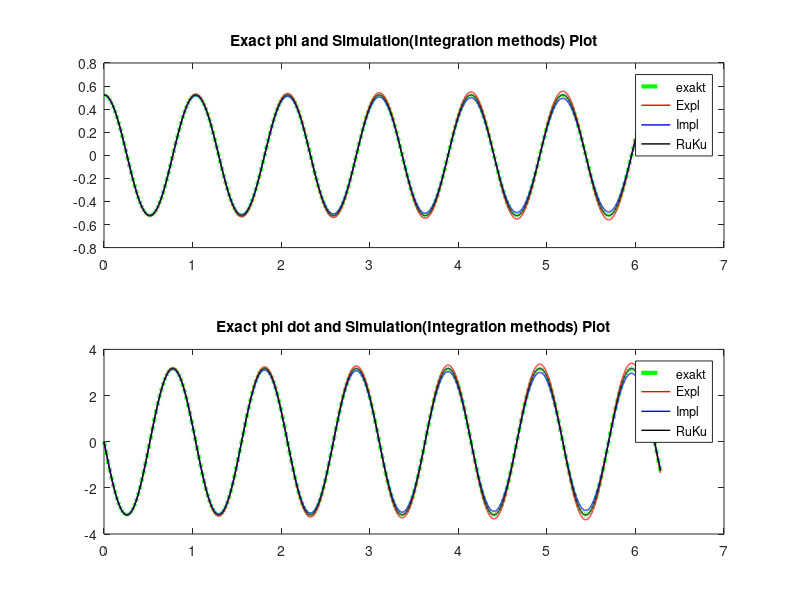
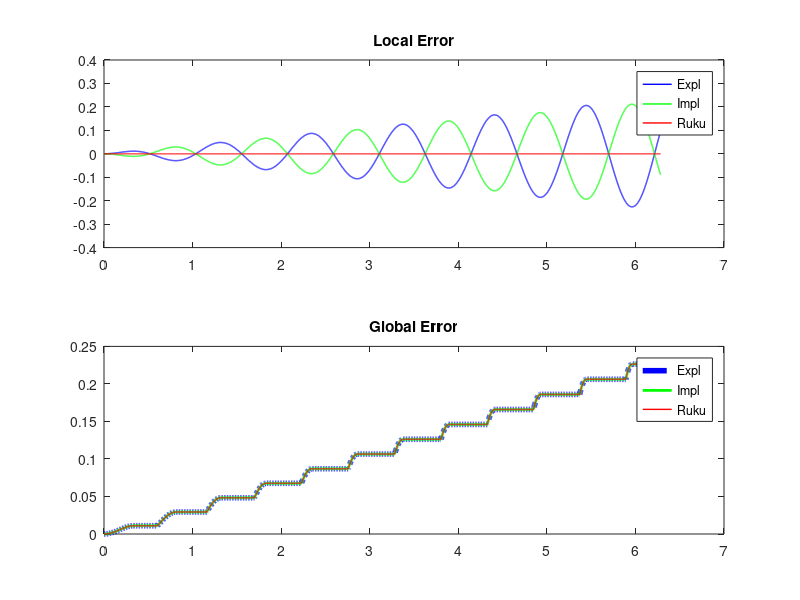

The MATLAB script that drew these images, in order:
%% Bearbeitungsbogen
clear all
close all
clc

%% Parameter
l = 0.2;                                                                    % Laenge l [20cm = 0.2m] 
g = 9.81;                                                                   % Erdbeschleunigung
omega = 0.5  *(sqrt(g/l));                                                  % Rotationsgeschwindigkeit
AnzahlSchritte = 10^4; % Anzahl der Zeitschritte
r = (2*pi-0);
h = r/AnzahlSchritte; %abs (2*pi - 0)/AnzahlSchritte;   
 % Zeitschrittweite

x_0 = [pi/6 ; 0];                                                         % Anfangsbedingungen in Zustandsvektor
t=0:h:r;                                                           % Zeitvektor

x_Eu_expl(:,1) = x_0;                                              % Anfangsbedingungen fuer Euler explizit
x_Eu_impl(:,1) = x_0;                                              % Anfangsbedingungen fuer Euler implizit
x_RuKu(:,1) = x_0;                                                 % Anfangsbedingungen fuer Runge-Kutta-Verfahren

%% Aufgabe 1: Systemmatrix
SystMatr = [0 , 1 ; -g/l + omega^2 , 0];                                    % Systemmatrix
I = eye(size(SystMatr,1));
%% Aufgabe 2: exakte Loesung

x_exakt = [(pi/12) * exp(sqrt(omega^2-g/l)*t) + (pi/12) * exp(-sqrt(omega^2-g/l)*t) ; (sqrt(omega^2-g/l)* (pi/12) * exp(sqrt(omega^2-g/l)*t)) + (-sqrt(omega^2-g/l)* (pi/12) * exp(-sqrt(omega^2-g/l)*t))];

for n = 1:AnzahlSchritte
    
    %% Aufgabe 3: Euler explizit
    x_Eu_expl(:,n+1) = (I + (h.*SystMatr)) * x_Eu_expl(:,n) ; %x_Eu_expl(:,n)+ h.*(SystMatr*x_Eu_expl(:,n));
  
    
    %% Aufgabe 4: Euler implizit
    x_Eu_impl(:,n+1) = inv(I-h*SystMatr) * x_Eu_impl(:,n);
    
    %% Aufgabe 5: Runge-Kutta-Verfahren
    k1(:,n) = h.*(SystMatr*x_RuKu(:,n));
    k2(:,n) = h.*(SystMatr* (x_RuKu(:,n)+0.5.*k1(:,n)));
    k3(:,n) = h.*(SystMatr* (x_RuKu(:,n)+0.5.*k2(:,n)));
    k4(:,n) = h.*(SystMatr* (x_RuKu(:,n)+k3(:,n)));
    x_RuKu(:,n+1) =  x_RuKu(:,n)+(1/6).*(k1(:,n)+2*k2(:,n)+2*k3(:,n)+k4(:,n));
    
end

%% Aufgabe 6

%Local
l_Eu_expl = x_exakt - x_Eu_expl;
l_Eu_impl = x_exakt - x_Eu_impl;
l_RuKu = x_exakt - x_RuKu;

%Global

for i=1:AnzahlSchritte
    e_Eu_expl(1,i) = max(abs(x_Eu_expl(1,1:i)-x_exakt(1,1:i)));
    e_Eu_expl(2,i) = max(abs(x_Eu_expl(2,1:i)-x_exakt(2,1:i)));
    
    e_Eu_impl(1,i) = max(abs(x_Eu_expl(1,1:i)-x_exakt(1,1:i)));
    e_Eu_impl(2,i) = max(abs(x_Eu_expl(2,1:i)-x_exakt(2,1:i)));
    
    e_RuKu(1,i) = max(abs(x_Eu_expl(1,1:i)-x_exakt(1,1:i)));
    e_RuKu(2,i) = max(abs(x_Eu_expl(2,1:i)-x_exakt(2,1:i)));

end







%% Aufgabe 7: Plots
figure(1);  
subplot(2,1,1);
plot(t,x_exakt(1, :),'Color','g','LineWidth',3, 'LineStyle', '--');     
hold on;                         
plot(t,x_Eu_expl(1,:),'Color','r','LineWidth',1);
hold on;
plot(t,x_Eu_impl(1,:),'Color','b','LineWidth',1); 
hold on;
plot(t,x_RuKu(1,:),'Color','k','LineWidth',1);     
legend('exakt','Expl', 'Impl', 'RuKu');
title('Exact phi and Simulation(Integration methods) Plot')

subplot(2,1,2); 
plot(t,x_exakt(2, :),'Color','g','LineWidth',3, 'LineStyle', '--');     
hold on;                         
plot(t,x_Eu_expl(2,:),'Color','r','LineWidth',1);
hold on;
plot(t,x_Eu_impl(2,:),'Color','b','LineWidth',1); 
hold on;
plot(t,x_RuKu(2,:),'Color','k','LineWidth',1);     
legend('exakt','Expl', 'Impl', 'RuKu');
title('Exact phi dot and Simulation(Integration methods) Plot')


%% Aufgabe 8: Plots
figure(2); 
subplot(2,1,1);
plot(t,l_Eu_expl(2,:),'b-','LineWidth',1);
hold on
plot(t,l_Eu_impl(2,:),'g-','LineWidth',1);
hold on
plot(t,l_RuKu(2,:),'r-','LineWidth',1);
legend('Expl', 'Impl', 'Ruku')
title('Local Error')
%hold on
%plot(t,l_RuKu(1,:),'g-','LineWidth',3);
%hold on
%plot(t,ones(1, length(t)).*e_RuKu(1,:),'--og');

subplot(2,1,2);
plot(t(1:end-1),e_Eu_expl(2,:),'b--','LineWidth',4);
hold on
plot(t(1:end-1),e_Eu_impl(2,:),'g-','LineWidth',2);
hold on
plot(t(1:end-1),e_RuKu(2,:),'r-','LineWidth',1);
legend('Expl', 'Impl', 'Ruku')
title('Global Error')
